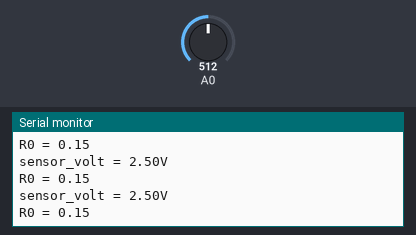
The sketch below on a simulated Arduino Uno, built with avr-gcc and run on an emulated ATmega328P. On the bench: the last lines printed to the serial monitor. The test bench sets the inputs (shaded band); at power-on: A0 = 512.

Above: at 1.2 s.
1.3 s: A0 set to 17
At 2.2 s:
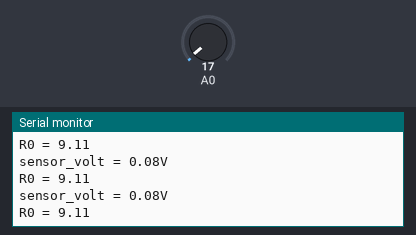
2.8 s: A0 set to 13
At 3.6 s:
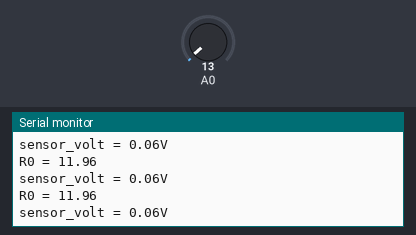
Timing chart, 0 to 5.8 s (numbered marks = the images above; inputs shaded):
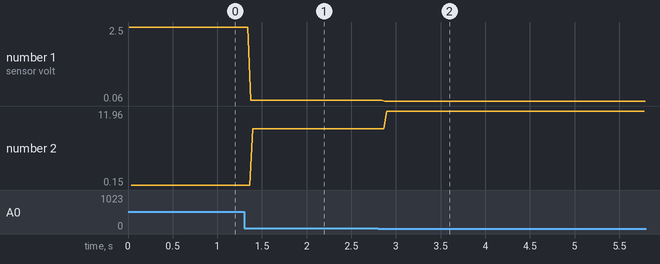

Measured:
- the behaviour switches between 16 and 15 on A0 (found by bisection; images 1 and 2)
- after the input at 1.3 s, the serial monitor: prints a new line after 0.08 s (image 1)
- after the input at 2.8 s, the serial monitor: prints a new line after 0.07 s (image 2)
- plotted number 1: 2.5 → 0.08 after the input at 1.3 s, 0.08 → 0.06 after the input at 2.8 s
- plotted number 2: 0.15 → 9.11 after the input at 1.3 s, 9.11 → 11.96 after the input at 2.8 s

The sketch:

MQ-5.ino
```cpp
void setup()
{
  Serial.begin(9600);
}

void loop()
{
  float sensor_volt;
  float RS_air; //  Get the value of RS via in a clear air
  float R0;  // Get the value of R0 via in H2
  float sensorValue;

/*--- Get a average data by testing 100 times ---*/
    for(int x = 0 ; x < 100 ; x++)
  {
    sensorValue = sensorValue + analogRead(A0);
  }
  sensorValue = sensorValue/100.0;
/*-----------------------------------------------*/

  sensor_volt = sensorValue/1024*5.0;
  RS_air = (5.0-sensor_volt)/sensor_volt; // omit *RL
  R0 = RS_air/6.5; // The ratio of RS/R0 is 6.5 in a clear air from Graph (Found using WebPlotDigitizer)

  Serial.print("sensor_volt = ");
  Serial.print(sensor_volt);
  Serial.println("V");

  Serial.print("R0 = ");
  Serial.println(R0);
  delay(10);

}
```
